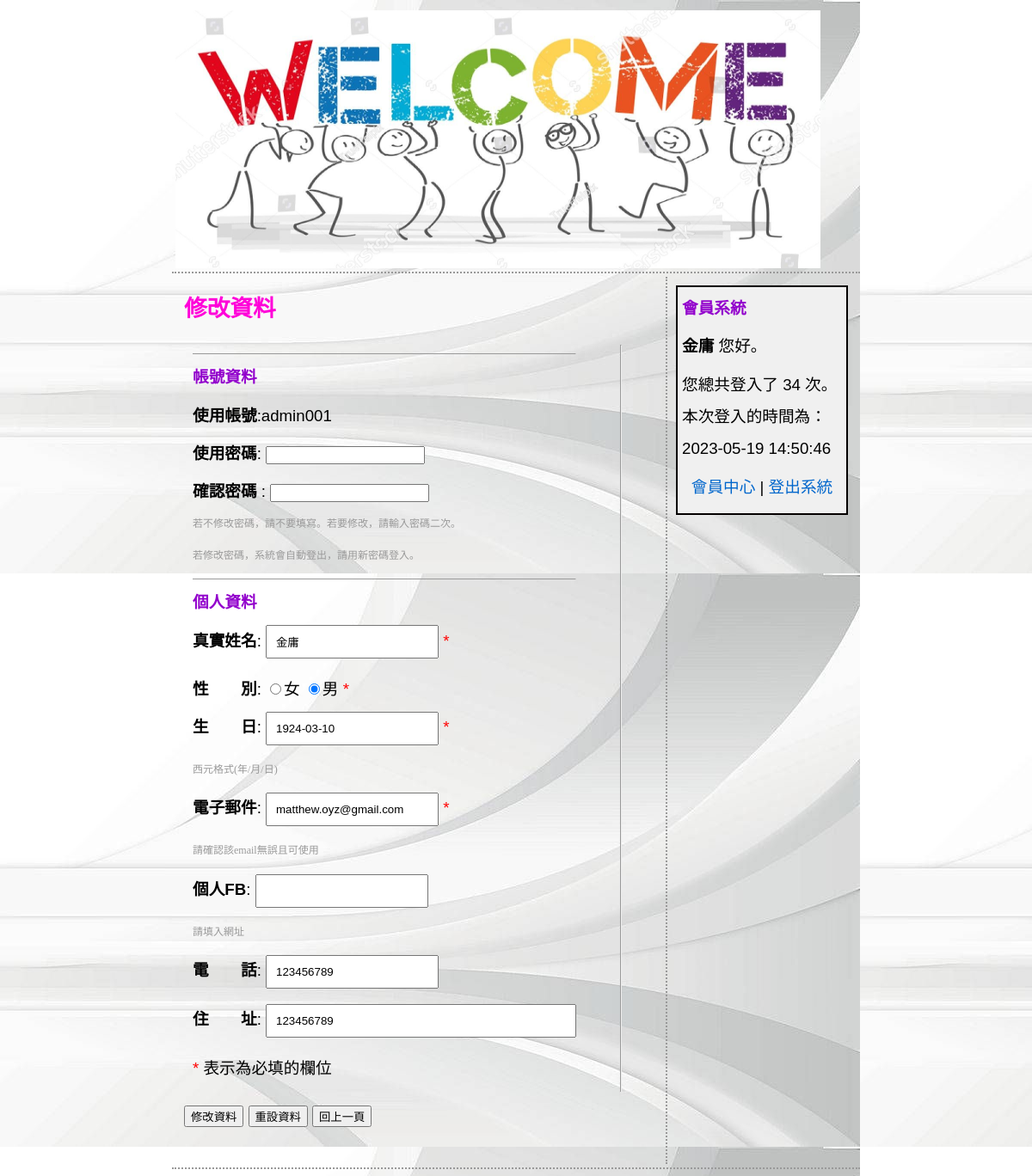
Screenshot of /member_update.php (signed in) with the database file from the repository.
### tables this page shows
CREATE TABLE `memberdata` (
  `m_id` int(11) NOT NULL,
  `m_name` varchar(20) NOT NULL,
  `m_username` varchar(20) NOT NULL,
  `m_passwd` varchar(100) NOT NULL,
  `m_sex` enum('男','女') NOT NULL,
  `m_birthday` date DEFAULT NULL,
  `m_level` enum('admin','member') NOT NULL DEFAULT 'member',
  `m_email` varchar(100) DEFAULT NULL,
  `m_url` varchar(100) DEFAULT NULL,
  `m_phone` varchar(100) DEFAULT NULL,
  `m_address` varchar(100) DEFAULT NULL,
  `m_login` int(11) UNSIGNED NOT NULL DEFAULT 0,
  `m_logintime` datetime DEFAULT NULL,
  `m_jointime` datetime NOT NULL
);

### member_update.php (the view, shortened to what this page needs)
<?php
require_once("conn.php");
$query_RecMember = "SELECT * FROM memberdata WHERE m_username='{$_SESSION["loginMember"]}'";
$RecMember = $db_link->query($query_RecMember);
$row_RecMember = $RecMember->fetch_assoc();
?>
<html>
<head>
<link href="style.css" rel="stylesheet" type="text/css">
</head>
<body>
<table width="800" border="0" align="center" cellpadding="4" cellspacing="0">
  <tr>
  <td class="tdbline"><img src="images/welcome.jpg" alt="會員系統" width="750" height="300"></td>
  </tr>
  <tr>
    <td class="tdbline"><table width="100%" border="0" cellspacing="0" cellpadding="10">
      <tr valign="top">
        <td class="tdrline"><form action="" method="POST" name="formJoin" id="formJoin" onSubmit="return checkForm();">
          <p class="title">修改資料</p>
          <div class="dataDiv">
            <hr size="1" />
            <p class="heading">帳號資料</p>
            <p><strong>使用帳號</strong>:<?php echo $row_RecMember["m_username"];?></p>
            <p><strong>使用密碼</strong>:
            <input name="m_passwd" type="password" class="normalinput" id="m_passwd">
    		<input name="m_passwdo" type="hidden" id="m_passwdo" value="<?php echo $row_RecMember["m_passwd"];?>"></p>
            <p><strong>確認密碼</strong> :
            <input name="m_passwdrecheck" type="password" class="normalinput" id="m_passwdrecheck"><br>
            <span class="smalltext">若不修改密碼，請不要填寫。若要修改，請輸入密碼</span><span class="smalltext">二次。<br>若修改密碼，系統會自動登出，請用新密碼登入。</span></p>
            <hr size="1" />
            <p class="heading">個人資料</p>
            <p><strong>真實姓名</strong>:
            <input name="m_name" type="text" class="normalinput" id="m_name" value="<?php echo $row_RecMember["m_name"];?>">
            <font color="#FF0000">*</font></p>
            <p><strong>性　　別</strong>:
            <input name="m_sex" type="radio" value="女" <?php if($row_RecMember["m_sex"]=="女") echo "checked";?>>女
    		<input name="m_sex" type="radio" value="男" <?php if($row_RecMember["m_sex"]=="男") echo "checked";?>>男
            <font color="#FF0000">*</font></p>
            <p><strong>生　　日</strong>:
            <input name="m_birthday" type="text" class="normalinput" id="m_birthday" value="<?php echo $row_RecMember["m_birthday"];?>">
            <font color="#FF0000">*</font><br><span class="smalltext">西元格式(年/月/日)</span></p>
            <p><strong>電子郵件</strong>:
            <input name="m_email" type="text" class="normalinput" id="m_email" value="<?php echo $row_RecMember["m_email"];?>">
            <font color="#FF0000">*</font><br><span class="smalltext">請確認該email無誤且可使用</span></p>
            <p><strong>個人FB</strong>:
            <input name="m_url" type="text" class="normalinput" id="m_url" value="<?php echo $row_RecMember["m_url"];?>">
            <br><span class="smalltext">請填入網址</span></p>
            <p><strong>電　　話</strong>:
            <input name="m_phone" type="text" class="normalinput" id="m_phone" value="<?php echo $row_RecMember["m_phone"];?>"></p>
            <p><strong>住　　址</strong>:
            <input name="m_address" type="text" class="normalinput" id="m_address" value="<?php echo $row_RecMember["m_address"];?>" size="40"> </p>
            <p><font color="#FF0000">*</font> 表示為必填的欄位</p>
          </div>
          <hr size="1" />
          <p align="center">
            <input type="submit" name="Submit2" value="修改資料">
            <input type="reset" name="Submit3" value="重設資料">
            <input type="button" name="Submit" value="回上一頁" onClick="window.history.back();">
          </p>
        </form></td>
        <td width="200">
        <div class="regbox">
          <p class="heading"><strong>會員系統</strong></p>
            <p><strong><?php echo $row_RecMember["m_name"];?></strong> 您好。</p>
            <p>您總共登入了 <?php echo $row_RecMember["m_login"];?> 次。<br>
            本次登入的時間為：<br>
            <?php echo $row_RecMember["m_logintime"];?></p>
            <p align="center"><a href="member_center.php">會員中心</a> | <a href="?logout=true">登出系統</a></p>
        </div>
      </tr>
    </table></td>
  </tr>
</table>
</body>
</html>

### style.css (style rules this page uses)
p,ol { font-family: Verdana, Arial, Helvetica, sans-serif; font-size: 14pt; line-height: 200%; margin-top: 1px; margin-bottom: 7px; }
form { margin: 0px; }
a { text-decoration: none; }
a:link { color: #0066CC; }
.dataDiv { margin: 10px; }
.title { font-family: "標楷體"; font-size: 20pt; font-weight: bolder; color: #ff00d9; }
.heading { font-family: "標楷體"; font-size: 14pt; color: #9200cc; line-height: 200%; font-weight: bold; }
.smalltext { font-size: 12px; color: #999999; font-family: Georgia, "Times New Roman", Times, serif; vertical-align: middle; }
.regbox { border: 2px solid #040000; font-size:14px; padding: 5px; background-color: #F0F0F0; }
.tdrline { border-right-width: 2px; border-right-style: dotted; border-right-color: #999999; }
.tdbline { border-bottom-width: 2px; border-bottom-style: dotted; border-bottom-color: #999999; }
form { display: flex; flex-wrap: wrap; margin-bottom: 20px; }
form input[type="text"]:not(.logintextbox), form textarea { flex: 1 1 100%; margin-bottom: 10px; padding: 10px; box-sizing: border-box; }
table { animation: float 4s ease-in-out infinite; }
body { background-image: url('images/bg001.jpg'); }

### rows the page displays
memberdata: m_username "admin001", m_name "金庸", m_sex "☑", m_birthday "1924-03-10", m_email "matthew.oyz@gmail.com", m_phone "123456789", m_address "123456789", m_login "34", m_logintime "2023-05-19 14:50:46"
